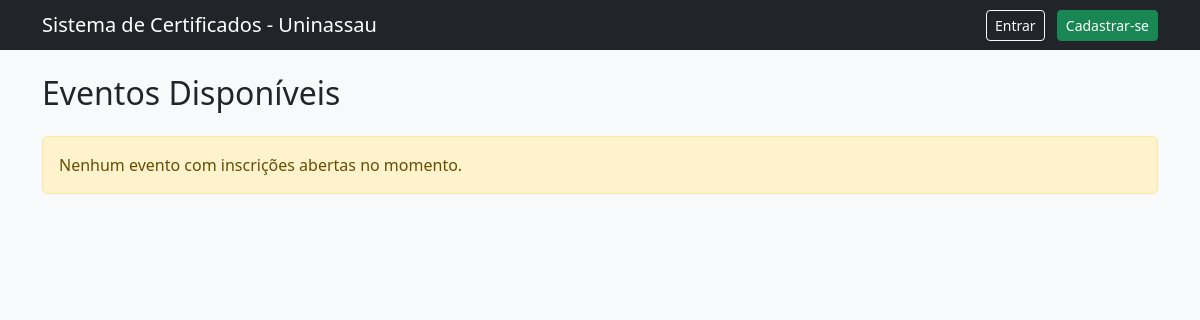
The app's page /, older data.
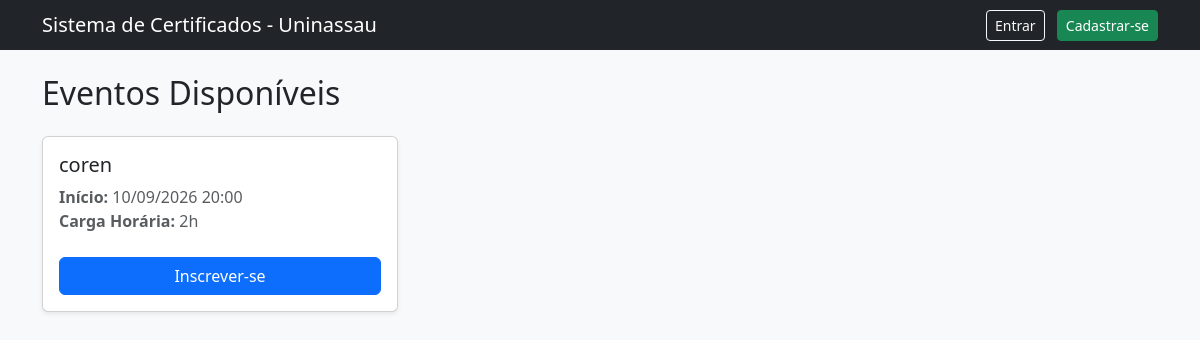
The same page, newer data.
### eventos/models.py (models this page shows, shortened)
class Evento(models.Model):
    titulo = models.CharField(max_length=200)
    data_inicio = models.DateTimeField()
    data_fim = models.DateTimeField()
    carga_horaria = models.IntegerField(help_text="Carga horária em horas")
    template_certificado = models.ImageField(upload_to='templates/', blank=True, null=True)

### eventos/views.py (the view)
# urls.py: path('', views.lista_eventos, name='lista_eventos'),
def lista_eventos(request):
    eventos = Evento.objects.all()
    return render(request, 'eventos/lista_eventos.html', {'eventos':eventos})

### eventos/templates/eventos/lista_eventos.html (shortened to what this page needs)
<!DOCTYPE html>
<html lang="pt-br">
<head>
    <link href="https://cdn.jsdelivr.net/npm/bootstrap@5.3.0/dist/css/bootstrap.min.css" rel="stylesheet">
</head>
<body class="bg-light">
    <nav class="navbar navbar-dark bg-dark mb-4">
        <div class="container">
            <span class="navbar-brand mb-0 h1">Sistema de Certificados - Uninassau</span>
            <div>
                {% if user.is_authenticated %}
                    <span class="text-light me-3">Olá, {{ user.username }}</span>
                    {% if perms.eventos.add_evento %}
                        <a href="{% url 'criar_evento' %}" class="btn btn-warning btn-sm me-2">Painel do Palestrante</a>
                    {% endif %}
                    <a href="{% url 'perfil_usuario' %}" class="btn btn-info btn-sm me-2 text-white">Meu Perfil</a>
                    <a href="{% url 'meus_eventos' %}" class="btn btn-primary btn-sm me-2">Meus Ingressos</a>
                    <form action="{% url 'logout' %}" method="post" class="d-inline">
                        {% csrf_token %}
                        <button type="submit" class="btn btn-danger btn-sm">Sair</button>
                    </form>
                {% else %}
                    <a href="{% url 'login' %}" class="btn btn-outline-light btn-sm me-2">Entrar</a>
                    <a href="{% url 'cadastro' %}" class="btn btn-success btn-sm">Cadastrar-se</a>
                {% endif %}
            </div>
        </div>
    </nav>
    <div class="container">
        <h2 class="mb-4">Eventos Disponíveis</h2>
        <div class="row">
            {% for evento in eventos %}
            <div class="col-md-4 mb-4">
                <div class="card shadow-sm h-100">
                    <div class="card-body d-flex flex-column">
                        <h5 class="card-title">{{ evento.titulo }}</h5>
                        <p class="card-text text-muted mb-4">
                            <strong>Início:</strong> {{ evento.data_inicio|date:"d/m/Y H:i" }}<br>
                            <strong>Carga Horária:</strong> {{ evento.carga_horaria }}h
                        </p>
                        <a href="{% url 'inscrever_evento' evento.id %}" class="btn btn-primary mt-auto">Inscrever-se</a>
                    </div>
                </div>
            </div>
            {% empty %}
            <div class="col-12">
                <div class="alert alert-warning" role="alert">
                    Nenhum evento com inscrições abertas no momento.
                </div>
            </div>
            {% endfor %}
        </div>
    </div>
</body>
</html>

Row changes from the older to the newer data that the page shows:
added Evento: titulo "coren", data_inicio "10/09/2026 20:00", carga_horaria "2"
Text that changed along with them:
text no longer shown: "Nenhum evento com inscrições abertas no momento."
